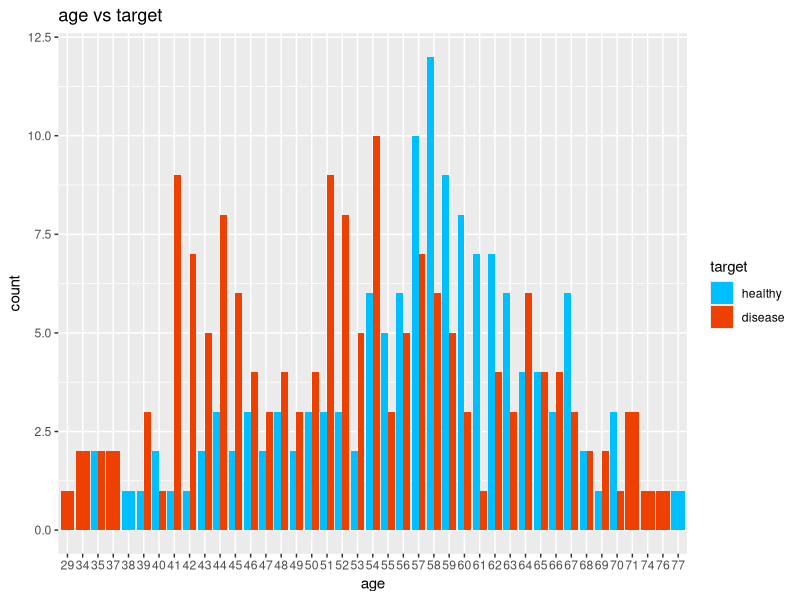

This figure's R source: (Note: this script raises an error after producing the figure.)
library(readxl)
library(caret)
library(dplyr)
library(ggplot2)

df <- read_xlsx("regen20-dataset.xlsx")
df %>% head()
colnames(df)

#check if there is any missing data
df %>% is.na() %>%
  sum()

#check the distribution of age
summary(as.factor(df$age))
df$age <- as.factor(df$age)

#check the number of patients
summary(as.factor(df$target))
df$target <- as.factor(df$target)


#look at how cardiovascular disease is spread among people's age
g <- ggplot(df, aes(age, fill = target))
g + geom_bar(position = 'dodge') +
  labs(title = 'age vs target') +
  scale_fill_manual(labels = c('healthy','disease'), values = c('deepskyblue1', 'orangered2'))

df$target <- as.factor(df$target)
intrain <- createDataPartition(y = df$target, p= 0.7, list = FALSE)
training <- df[intrain,]
testing <- df[-intrain,]
dim(testing)
dim(training)

anyNA(df)
summary(df)

trctrl <- trainControl(method = "repeatedcv", number = 10, repeats = 3)

svm_Linear <- train(target ~., data = training, method = "svmLinear",
                    trControl=trctrl,
                    preProcess = c("center", "scale"),
                    tuneLength = 10)

svm_Linear

test_pred <- predict(svm_Linear, newdata = testing)
test_pred
table(test_pred, testing$target)
confusionMatrix(table(test_pred, testing$target))


grid <- expand.grid(C = c(0,0.01, 0.05, 0.1, 0.25, 0.5, 0.75, 1, 1.25, 1.5, 1.75, 2,5))
svm_Linear_Grid <- train(target ~., data = training, method = "svmLinear",
                         trControl=trctrl,
                         preProcess = c("center", "scale"),
                         tuneGrid = grid,
                         tuneLength = 10)
svm_Linear_Grid
plot(svm_Linear_Grid)



test_pred_grid <- predict(svm_Linear_Grid, newdata = testing)
test_pred_grid

confusionMatrix(table(test_pred_grid, testing$target))
